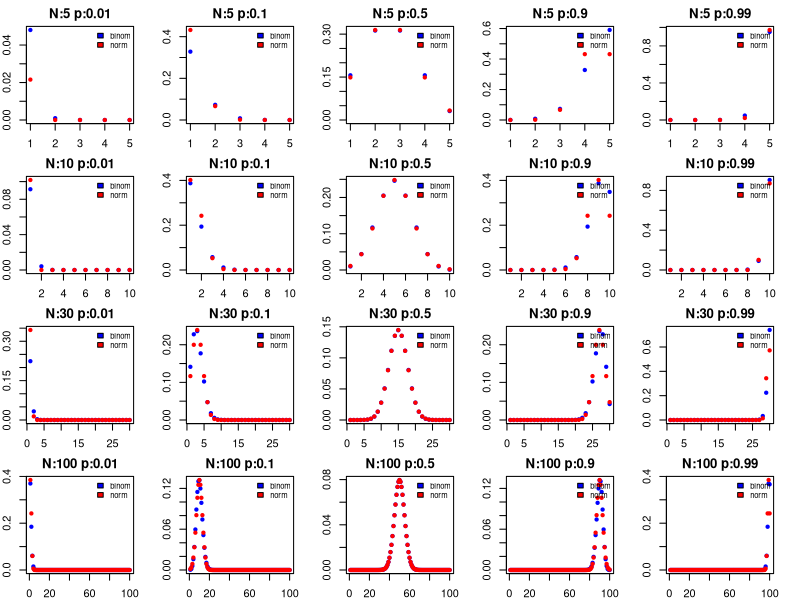

Recreate this plot in R.
# code for HarvardX: PH525.3x Advanced Statistics for the Life Sciences - week 4

# Question 4.1.1
dbinom(2, 4, 0.49)

# Question 4.1.2
dbinom(4, 10, 0.49)

sum(dbinom(11:20, 20, 0.4))
pbinom(10, 20, 0.4, lower.tail=F)

1-(1-1/175223510)^189000000
1-dbinom(0, 189000000, 1/175223510)

1-dbinom(0, 189000000, 1/175223510)-dbinom(1, 189000000, 1/175223510)
pbinom(1, 189000000, 1/175223510, lower.tail=F)


# Question 4.1.3
sum(dbinom(8:9, 20, 0.4))
pbinom(9, 20, 0.4)-pbinom(7, 20, 0.4)

sd <- sqrt(20*0.4*0.6)
pnorm(9, 8, sd=sd) - pnorm(7, 8, sd=sd)


# Question 4.1.4
binomProb <- pbinom(450, 1000, 0.4)-pbinom(350, 1000, 0.4)

sd <- sqrt(1000*0.4*0.6)
normProb <- pnorm(450, 400, sd=sd) - pnorm(350, 400, sd=sd)

abs(normProb - binomProb)


# Question 4.1.5
pdf("binomNormApprox.pdf")
par(mfrow=c(4, 5), mar=c(2,2,2,2))

for(N in c(5,10,30,100)) {
    for(p in c(0.01,0.10,0.5,0.9,0.99)) {
        exact <- dbinom(1:N, N, p)
        
        a <- (1:N + 0.5 - N*p)/sqrt(N*p*(1-p))
        b <- (1:N -0.5 - N*p)/sqrt(N*p*(1-p))
        approx = pnorm(a) - pnorm(b)
        
        plot(exact, col="blue", ylim=c(0, max(c(exact, approx))),
             main=sprintf("N:%s p:%s", N, p), pch=20)
        points(approx, col="red", pch=20)
        legend("topright", legend=c("binom","norm"), fill=c("blue","red"),
               cex=0.7, bty="n")
    }
}
dev.off()


